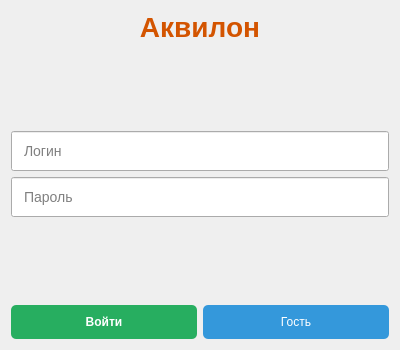
<?xml version="1.0" encoding="UTF-8"?>
<ui version="4.0">
 <class>AuthWindow</class>
 <widget class="QWidget" name="AuthWindow">
  <property name="geometry">
   <rect>
    <x>0</x>
    <y>0</y>
    <width>400</width>
    <height>350</height>
   </rect>
  </property>
  <property name="windowTitle">
   <string>Аквилон - Авторизация</string>
  </property>
  <layout class="QVBoxLayout" name="verticalLayout">
   <item>
    <widget class="QLabel" name="label_title">
     <property name="text">
      <string>Аквилон</string>
     </property>
     <property name="alignment">
      <set>Qt::AlignCenter</set>
     </property>
     <property name="styleSheet">
      <string>font-size: 28px; font-weight: bold; color: #d35400;</string>
     </property>
    </widget>
   </item>
   <item>
    <spacer name="verticalSpacer">
     <property name="orientation">
      <enum>Qt::Vertical</enum>
     </property>
     <property name="sizeHint" stdset="0">
      <size>
       <width>20</width>
       <height>20</height>
      </size>
     </property>
    </spacer>
   </item>
   <item>
    <widget class="QLineEdit" name="line_login">
     <property name="placeholderText">
      <string>Логин</string>
     </property>
     <property name="styleSheet">
      <string>padding: 10px; font-size: 14px;</string>
     </property>
    </widget>
   </item>
   <item>
    <widget class="QLineEdit" name="line_password">
     <property name="placeholderText">
      <string>Пароль</string>
     </property>
     <property name="echoMode">
      <enum>QLineEdit::Password</enum>
     </property>
     <property name="styleSheet">
      <string>padding: 10px; font-size: 14px;</string>
     </property>
    </widget>
   </item>
   <item>
    <spacer name="verticalSpacer_2">
     <property name="orientation">
      <enum>Qt::Vertical</enum>
     </property>
     <property name="sizeHint" stdset="0">
      <size>
       <width>20</width>
       <height>20</height>
      </size>
     </property>
    </spacer>
   </item>
   <item>
    <layout class="QHBoxLayout" name="horizontalLayout">
     <item>
      <widget class="QPushButton" name="button_login">
       <property name="text">
        <string>Войти</string>
       </property>
       <property name="styleSheet">
        <string>background: #27ae60; color: white; padding: 10px; font-weight: bold; border-radius: 5px;</string>
       </property>
      </widget>
     </item>
     <item>
      <widget class="QPushButton" name="button_guest">
       <property name="text">
        <string>Гость</string>
       </property>
       <property name="styleSheet">
        <string>background: #3498db; color: white; padding: 10px; border-radius: 5px;</string>
       </property>
      </widget>
     </item>
    </layout>
   </item>
  </layout>
 </widget>
</ui>
